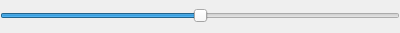
<?xml version="1.0" encoding="UTF-8"?>
<ui version="4.0">
 <class>CsSliderBox</class>
 <widget class="QWidget" name="CsSliderBox">
  <property name="geometry">
   <rect>
    <x>0</x>
    <y>0</y>
    <width>400</width>
    <height>33</height>
   </rect>
  </property>
  <property name="minimumSize">
   <size>
    <width>0</width>
    <height>0</height>
   </size>
  </property>
  <property name="maximumSize">
   <size>
    <width>16777215</width>
    <height>33</height>
   </size>
  </property>
  <property name="windowTitle">
   <string>Form</string>
  </property>
  <layout class="QGridLayout" name="gridLayout">
   <property name="leftMargin">
    <number>0</number>
   </property>
   <property name="topMargin">
    <number>0</number>
   </property>
   <property name="rightMargin">
    <number>0</number>
   </property>
   <property name="bottomMargin">
    <number>0</number>
   </property>
   <item row="0" column="0">
    <widget class="SliderNoClick" name="slider">
     <property name="minimumSize">
      <size>
       <width>0</width>
       <height>22</height>
      </size>
     </property>
     <property name="maximum">
      <number>1000</number>
     </property>
     <property name="pageStep">
      <number>10</number>
     </property>
     <property name="value">
      <number>500</number>
     </property>
     <property name="orientation">
      <enum>Qt::Horizontal</enum>
     </property>
    </widget>
   </item>
  </layout>
 </widget>
 <customwidgets>
  <customwidget>
   <class>SliderNoClick</class>
   <extends>QSlider</extends>
   <header>slidernoclick.h</header>
  </customwidget>
 </customwidgets>
 <resources/>
 <connections/>
</ui>
